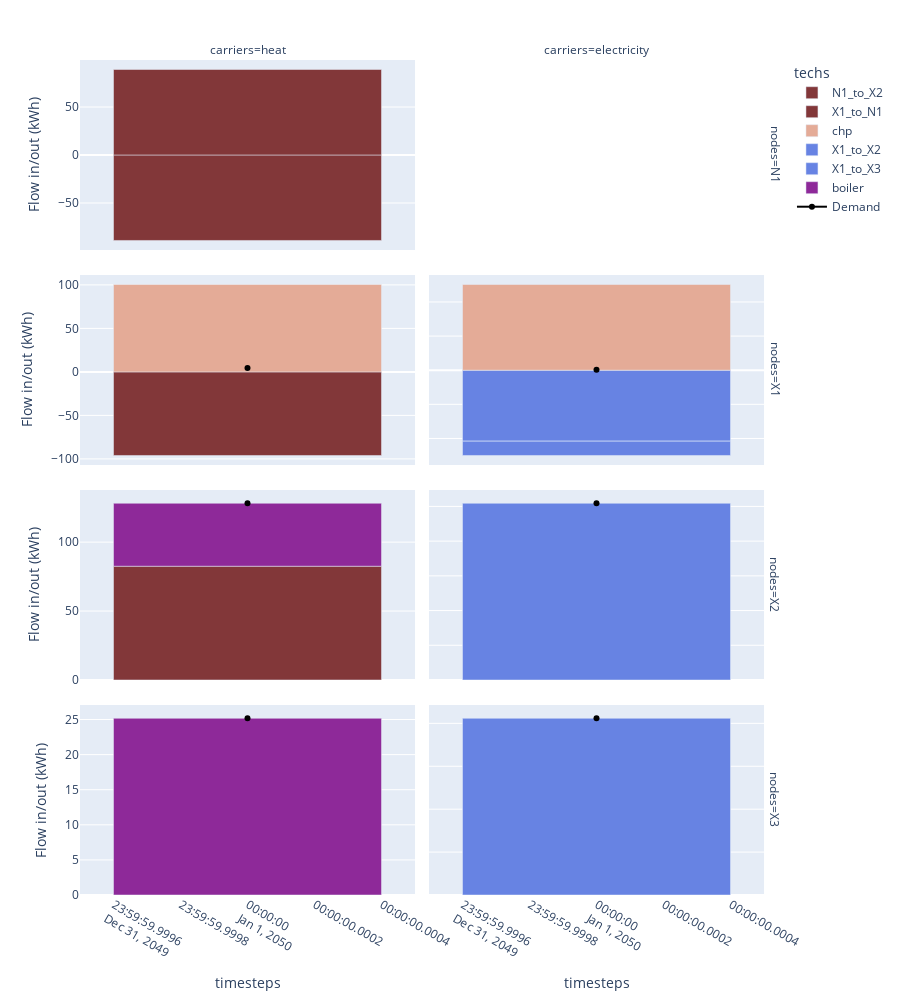

The cell this chart's notebook holds for it:
### Code cell
carriers = ["heat", "electricity"]
df_flows = (
    (model.results.flow_out.fillna(0) - model.results.flow_in.fillna(0))
    .sel(carriers=carriers)
    .to_series()
    .where(lambda x: x != 0)
    .dropna()
    .to_frame("Flow in/out (kWh)")
    .reset_index()
)
df_demand = df_flows[df_flows.techs.str.contains("demand")]
df_flows_other = df_flows[~df_flows.techs.str.contains("demand")]

print(df_flows.head())

node_order = df_flows_other.nodes.unique()

fig = px.bar(
    df_flows_other,
    x="timesteps",
    y="Flow in/out (kWh)",
    facet_row="nodes",
    facet_col="carriers",
    color="techs",
    category_orders={"nodes": node_order, "carriers": carriers},
    height=1000,
    color_discrete_map=colors,
)

showlegend = True
# we reverse the node order (`[::-1]`) because the rows are numbered from bottom to top.
for row, node in enumerate(node_order[::-1]):
    for col, carrier in enumerate(carriers):
        demand_ = df_demand.loc[
            (df_demand.nodes == node) & (df_demand.techs == f"demand_{carrier}"),
            "Flow in/out (kWh)",
        ]
        if not demand_.empty:
            fig.add_scatter(
                x=model.results.timesteps.values,
                y=-1 * demand_,
                row=row + 1,
                col=col + 1,
                marker_color="black",
                name="Demand",
                legendgroup="demand",
                showlegend=showlegend,
            )
            showlegend = False
fig.update_yaxes(matches=None)
fig.show()

### Figure 1 — Plotly figure (JSON) as saved in the notebook; plotly's stock layout.template omitted (floating-point values rounded to 4 significant figures)
{"data": [{"hovertemplate": "techs=N1_to_X2<br>nodes=N1<br>carriers=heat<br>timesteps=%{x}<br>Flow in/out (kWh)=%{y}<extra></extra>", "legendgroup": "N1_to_X2", "marker": {"color": "#823739", "pattern": {"shape": ""}}, "name": "N1_to_X2", "orientation": "v", "showlegend": true, "textposition": "auto", "type": "bar", "x": ["2050-01-01T00:00:00.000000000"], "xaxis": "x7", "y": [-89.05], "yaxis": "y7"}, {"hovertemplate": "techs=X1_to_N1<br>nodes=N1<br>carriers=heat<br>timesteps=%{x}<br>Flow in/out (kWh)=%{y}<extra></extra>", "legendgroup": "X1_to_N1", "marker": {"color": "#823739", "pattern": {"shape": ""}}, "name": "X1_to_N1", "orientation": "v", "showlegend": true, "textposition": "auto", "type": "bar", "x": ["2050-01-01T00:00:00.000000000"], "xaxis": "x7", "y": [89.05], "yaxis": "y7"}, {"hovertemplate": "techs=X1_to_N1<br>nodes=X1<br>carriers=heat<br>timesteps=%{x}<br>Flow in/out (kWh)=%{y}<extra></extra>", "legendgroup": "X1_to_N1", "marker": {"color": "#823739", "pattern": {"shape": ""}}, "name": "X1_to_N1", "orientation": "v", "showlegend": false, "textposition": "auto", "type": "bar", "x": ["2050-01-01T00:00:00.000000000"], "xaxis": "x5", "y": [-96.08], "yaxis": "y5"}, {"hovertemplate": "techs=chp<br>nodes=X1<br>carriers=heat<br>timesteps=%{x}<br>Flow in/out (kWh)=%{y}<extra></extra>", "legendgroup": "chp", "marker": {"color": "#E4AB97", "pattern": {"shape": ""}}, "name": "chp", "orientation": "v", "showlegend": true, "textposition": "auto", "type": "bar", "x": ["2050-01-01T00:00:00.000000000"], "xaxis": "x5", "y": [100.4], "yaxis": "y5"}, {"hovertemplate": "techs=X1_to_X2<br>nodes=X1<br>carriers=electricity<br>timesteps=%{x}<br>Flow in/out (kWh)=%{y}<extra></extra>", "legendgroup": "X1_to_X2", "marker": {"color": "#6783E3", "pattern": {"shape": ""}}, "name": "X1_to_X2", "orientation": "v", "showlegend": true, "textposition": "auto", "type": "bar", "x": ["2050-01-01T00:00:00.000000000"], "xaxis": "x6", "y": [-103.9], "yaxis": "y6"}, {"hovertemplate": "techs=X1_to_X3<br>nodes=X1<br>carriers=electricity<br>timesteps=%{x}<br>Flow in/out (kWh)=%{y}<extra></extra>", "legendgroup": "X1_to_X3", "marker": {"color": "#6783E3", "pattern": {"shape": ""}}, "name": "X1_to_X3", "orientation": "v", "showlegend": true, "textposition": "auto", "type": "bar", "x": ["2050-01-01T00:00:00.000000000"], "xaxis": "x6", "y": [-21.01], "yaxis": "y6"}, {"hovertemplate": "techs=chp<br>nodes=X1<br>carriers=electricity<br>timesteps=%{x}<br>Flow in/out (kWh)=%{y}<extra></extra>", "legendgroup": "chp", "marker": {"color": "#E4AB97", "pattern": {"shape": ""}}, "name": "chp", "orientation": "v", "showlegend": false, "textposition": "auto", "type": "bar", "x": ["2050-01-01T00:00:00.000000000"], "xaxis": "x6", "y": [125.5], "yaxis": "y6"}, {"hovertemplate": "techs=N1_to_X2<br>nodes=X2<br>carriers=heat<br>timesteps=%{x}<br>Flow in/out (kWh)=%{y}<extra></extra>", "legendgroup": "N1_to_X2", "marker": {"color": "#823739", "pattern": {"shape": ""}}, "name": "N1_to_X2", "orientation": "v", "showlegend": false, "textposition": "auto", "type": "bar", "x": ["2050-01-01T00:00:00.000000000"], "xaxis": "x3", "y": [82.54], "yaxis": "y3"}, {"hovertemplate": "techs=boiler<br>nodes=X2<br>carriers=heat<br>timesteps=%{x}<br>Flow in/out (kWh)=%{y}<extra></extra>", "legendgroup": "boiler", "marker": {"color": "#8E2999", "pattern": {"shape": ""}}, "name": "boiler", "orientation": "v", "showlegend": true, "textposition": "auto", "type": "bar", "x": ["2050-01-01T00:00:00.000000000"], "xaxis": "x3", "y": [45.67], "yaxis": "y3"}, {"hovertemplate": "techs=X1_to_X2<br>nodes=X2<br>carriers=electricity<br>timesteps=%{x}<br>Flow in/out (kWh)=%{y}<extra></extra>", "legendgroup": "X1_to_X2", "marker": {"color": "#6783E3", "pattern": {"shape": ""}}, "name": "X1_to_X2", "orientation": "v", "showlegend": false, "textposition": "auto", "type": "bar", "x": ["2050-01-01T00:00:00.000000000"], "xaxis": "x4", "y": [101.8], "yaxis": "y4"}, {"hovertemplate": "techs=boiler<br>nodes=X3<br>carriers=heat<br>timesteps=%{x}<br>Flow in/out (kWh)=%{y}<extra></extra>", "legendgroup": "boiler", "marker": {"color": "#8E2999", "pattern": {"shape": ""}}, "name": "boiler", "orientation": "v", "showlegend": false, "textposition": "auto", "type": "bar", "x": ["2050-01-01T00:00:00.000000000"], "xaxis": "x", "y": [25.17], "yaxis": "y"}, {"hovertemplate": "techs=X1_to_X3<br>nodes=X3<br>carriers=electricity<br>timesteps=%{x}<br>Flow in/out (kWh)=%{y}<extra></extra>", "legendgroup": "X1_to_X3", "marker": {"color": "#6783E3", "pattern": {"shape": ""}}, "name": "X1_to_X3", "orientation": "v", "showlegend": false, "textposition": "auto", "type": "bar", "x": ["2050-01-01T00:00:00.000000000"], "xaxis": "x2", "y": [20.59], "yaxis": "y2"}, {"legendgroup": "demand", "marker": {"color": "black"}, "name": "Demand", "showlegend": true, "type": "scatter", "x": ["2050-01-01T00:00:00.000000000"], "xaxis": "x", "y": [25.17], "yaxis": "y"}, {"legendgroup": "demand", "marker": {"color": "black"}, "name": "Demand", "showlegend": false, "type": "scatter", "x": ["2050-01-01T00:00:00.000000000"], "xaxis": "x2", "y": [20.59], "yaxis": "y2"}, {"legendgroup": "demand", "marker": {"color": "black"}, "name": "Demand", "showlegend": false, "type": "scatter", "x": ["2050-01-01T00:00:00.000000000"], "xaxis": "x3", "y": [128.2], "yaxis": "y3"}, {"legendgroup": "demand", "marker": {"color": "black"}, "name": "Demand", "showlegend": false, "type": "scatter", "x": ["2050-01-01T00:00:00.000000000"], "xaxis": "x4", "y": [101.8], "yaxis": "y4"}, {"legendgroup": "demand", "marker": {"color": "black"}, "name": "Demand", "showlegend": false, "type": "scatter", "x": ["2050-01-01T00:00:00.000000000"], "xaxis": "x5", "y": [4.348], "yaxis": "y5"}, {"legendgroup": "demand", "marker": {"color": "black"}, "name": "Demand", "showlegend": false, "type": "scatter", "x": ["2050-01-01T00:00:00.000000000"], "xaxis": "x6", "y": [0.6377], "yaxis": "y6"}], "layout": {"annotations": [{"font": {}, "showarrow": false, "text": "carriers=heat", "x": 0.24, "xanchor": "center", "xref": "paper", "y": 1, "yanchor": "bottom", "yref": "paper"}, {"font": {}, "showarrow": false, "text": "carriers=electricity", "x": 0.74, "xanchor": "center", "xref": "paper", "y": 1, "yanchor": "bottom", "yref": "paper"}, {"font": {}, "showarrow": false, "text": "nodes=X3", "textangle": 90, "x": 0.98, "xanchor": "left", "xref": "paper", "y": 0.1138, "yanchor": "middle", "yref": "paper"}, {"font": {}, "showarrow": false, "text": "nodes=X2", "textangle": 90, "x": 0.98, "xanchor": "left", "xref": "paper", "y": 0.3712, "yanchor": "middle", "yref": "paper"}, {"font": {}, "showarrow": false, "text": "nodes=X1", "textangle": 90, "x": 0.98, "xanchor": "left", "xref": "paper", "y": 0.6288, "yanchor": "middle", "yref": "paper"}, {"font": {}, "showarrow": false, "text": "nodes=N1", "textangle": 90, "x": 0.98, "xanchor": "left", "xref": "paper", "y": 0.8862, "yanchor": "middle", "yref": "paper"}], "barmode": "relative", "height": 1000, "legend": {"title": {"text": "techs"}, "tracegroupgap": 0}, "margin": {"t": 60}, "xaxis": {"anchor": "y", "domain": [0, 0.48], "title": {"text": "timesteps"}}, "xaxis2": {"anchor": "y2", "domain": [0.5, 0.98], "matches": "x", "title": {"text": "timesteps"}}, "xaxis3": {"anchor": "y3", "domain": [0, 0.48], "matches": "x", "showticklabels": false}, "xaxis4": {"anchor": "y4", "domain": [0.5, 0.98], "matches": "x", "showticklabels": false}, "xaxis5": {"anchor": "y5", "domain": [0, 0.48], "matches": "x", "showticklabels": false}, "xaxis6": {"anchor": "y6", "domain": [0.5, 0.98], "matches": "x", "showticklabels": false}, "xaxis7": {"anchor": "y7", "domain": [0, 0.48], "matches": "x", "showticklabels": false}, "xaxis8": {"anchor": "y8", "domain": [0.5, 0.98], "matches": "x", "showticklabels": false}, "yaxis": {"anchor": "x", "domain": [0, 0.2275], "title": {"text": "Flow in/out (kWh)"}}, "yaxis2": {"anchor": "x2", "domain": [0, 0.2275], "showticklabels": false}, "yaxis3": {"anchor": "x3", "domain": [0.2575, 0.485], "title": {"text": "Flow in/out (kWh)"}}, "yaxis4": {"anchor": "x4", "domain": [0.2575, 0.485], "showticklabels": false}, "yaxis5": {"anchor": "x5", "domain": [0.515, 0.7425], "title": {"text": "Flow in/out (kWh)"}}, "yaxis6": {"anchor": "x6", "domain": [0.515, 0.7425], "showticklabels": false}, "yaxis7": {"anchor": "x7", "domain": [0.7725, 1], "title": {"text": "Flow in/out (kWh)"}}, "yaxis8": {"anchor": "x8", "domain": [0.7725, 1], "showticklabels": false}}}
